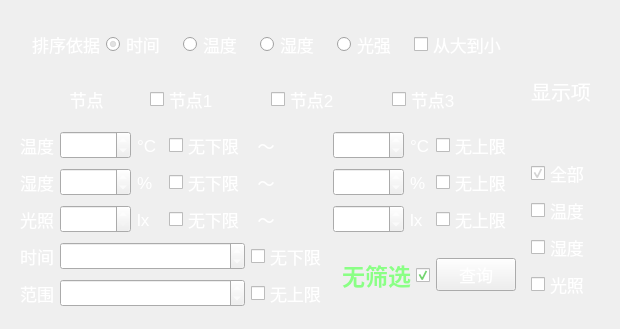
     <widget class="QWidget" name="tabQuery">
      <attribute name="title">
       <string>数据筛选</string>
      </attribute>
      <layout class="QHBoxLayout" name="horizontalLayout_4">
       <item>
        <widget class="QWidget" name="widget_9" native="true">
         <property name="enabled">
          <bool>true</bool>
         </property>
         <property name="minimumSize">
          <size>
           <width>100</width>
           <height>0</height>
          </size>
         </property>
         <layout class="QGridLayout" name="gridLayout_14">
          <item row="4" column="0">
           <widget class="QLabel" name="label_71">
            <property name="font">
             <font>
              <pointsize>13</pointsize>
             </font>
            </property>
            <property name="styleSheet">
             <string notr="true">color:rgb(255,255,255);</string>
            </property>
            <property name="text">
             <string>光照</string>
            </property>
            <property name="alignment">
             <set>Qt::AlignRight|Qt::AlignTrailing|Qt::AlignVCenter</set>
            </property>
           </widget>
          </item>
          <item row="6" column="4">
           <widget class="QCheckBox" name="cBTimeMaxSql">
            <property name="maximumSize">
             <size>
              <width>16777215</width>
              <height>16777215</height>
             </size>
            </property>
            <property name="font">
             <font>
              <pointsize>13</pointsize>
             </font>
            </property>
            <property name="styleSheet">
             <string notr="true">color:rgb(255,255,255);</string>
            </property>
            <property name="text">
             <string>无上限</string>
            </property>
           </widget>
          </item>
          <item row="2" column="4">
           <widget class="QLabel" name="label_73">
            <property name="maximumSize">
             <size>
              <width>30</width>
              <height>16777215</height>
             </size>
            </property>
            <property name="font">
             <font>
              <pointsize>13</pointsize>
             </font>
            </property>
            <property name="styleSheet">
             <string notr="true">color:rgb(255,255,255)</string>
            </property>
            <property name="text">
             <string>～</string>
            </property>
            <property name="alignment">
             <set>Qt::AlignCenter</set>
            </property>
           </widget>
          </item>
          <item row="3" column="5">
           <widget class="QDoubleSpinBox" name="sBHMax">
            <property name="enabled">
             <bool>true</bool>
            </property>
            <property name="font">
             <font>
              <pointsize>13</pointsize>
             </font>
            </property>
            <property name="styleSheet">
             <string notr="true">color:rgb(255,255,255);
</string>
            </property>
            <property name="decimals">
             <number>1</number>
            </property>
            <property name="value">
             <double>90.000000000000000</double>
            </property>
           </widget>
          </item>
          <item row="3" column="2">
           <widget class="QLabel" name="label_29">
            <property name="font">
             <font>
              <pointsize>13</pointsize>
             </font>
            </property>
            <property name="styleSheet">
             <string notr="true">color:rgb(255,255,255);</string>
            </property>
            <property name="text">
             <string>%</string>
            </property>
           </widget>
          </item>
          <item row="3" column="7">
           <widget class="QCheckBox" name="cBHMaxSql">
            <property name="font">
             <font>
              <pointsize>13</pointsize>
             </font>
            </property>
            <property name="styleSheet">
             <string notr="true">color:rgb(255,255,255)</string>
            </property>
            <property name="text">
             <string>无上限</string>
            </property>
           </widget>
          </item>
          <item row="4" column="2">
           <widget class="QLabel" name="label_30">
            <property name="font">
             <font>
              <pointsize>13</pointsize>
             </font>
            </property>
            <property name="styleSheet">
             <string notr="true">color:rgb(255,255,255);</string>
            </property>
            <property name="text">
             <string>lx</string>
            </property>
           </widget>
          </item>
          <item row="3" column="4">
           <widget class="QLabel" name="label_79">
            <property name="maximumSize">
             <size>
              <width>30</width>
              <height>16777215</height>
             </size>
            </property>
            <property name="font">
             <font>
              <pointsize>13</pointsize>
             </font>
            </property>
            <property name="styleSheet">
             <string notr="true">color:rgb(255,255,255)</string>
            </property>
            <property name="text">
             <string>～</string>
            </property>
            <property name="alignment">
             <set>Qt::AlignCenter</set>
            </property>
           </widget>
          </item>
          <item row="3" column="6">
           <widget class="QLabel" name="label_80">
            <property name="maximumSize">
             <size>
              <width>30</width>
              <height>16777215</height>
             </size>
            </property>
            <property name="font">
             <font>
              <pointsize>13</pointsize>
             </font>
            </property>
            <property name="styleSheet">
             <string notr="true">color:rgb(255,255,255)</string>
            </property>
            <property name="text">
             <string>%</string>
            </property>
           </widget>
          </item>
          <item row="4" column="5">
           <widget class="QSpinBox" name="sBLMax">
            <property name="font">
             <font>
              <pointsize>13</pointsize>
             </font>
            </property>
            <property name="styleSheet">
             <string notr="true">color:rgb(255,255,255);</string>
            </property>
            <property name="maximum">
             <number>2000</number>
            </property>
            <property name="value">
             <number>1000</number>
            </property>
            <property name="displayIntegerBase">
             <number>10</number>
            </property>
           </widget>
          </item>
          <item row="2" column="3">
           <widget class="QCheckBox" name="cBTMinSql">
            <property name="maximumSize">
             <size>
              <width>16777215</width>
              <height>16777215</height>
             </size>
            </property>
            <property name="font">
             <font>
              <pointsize>13</pointsize>
             </font>
            </property>
            <property name="styleSheet">
             <string notr="true">color:rgb(255,255,255);</string>
            </property>
            <property name="text">
             <string>无下限</string>
            </property>
            <property name="checked">
             <bool>false</bool>
            </property>
           </widget>
          </item>
          <item row="4" column="1">
           <widget class="QSpinBox" name="sBLMin">
            <property name="font">
             <font>
              <pointsize>13</pointsize>
             </font>
            </property>
            <property name="styleSheet">
             <string notr="true">color:rgb(255,255,255);</string>
            </property>
            <property name="maximum">
             <number>2000</number>
            </property>
           </widget>
          </item>
          <item row="4" column="7">
           <widget class="QCheckBox" name="cBLMaxSql">
            <property name="font">
             <font>
              <pointsize>13</pointsize>
             </font>
            </property>
            <property name="styleSheet">
             <string notr="true">color:rgb(255,255,255)</string>
            </property>
            <property name="text">
             <string>无上限</string>
            </property>
           </widget>
          </item>
          <item row="0" column="0" colspan="8">
           <widget class="QWidget" name="widget_8" native="true">
            <layout class="QHBoxLayout" name="horizontalLayout_6">
             <item>
              <widget class="QLabel" name="label_87">
               <property name="font">
                <font>
                 <pointsize>13</pointsize>
                </font>
               </property>
               <property name="styleSheet">
                <string notr="true">color:rgb(255,255,255);</string>
               </property>
               <property name="text">
                <string>排序依据</string>
               </property>
               <property name="alignment">
                <set>Qt::AlignRight|Qt::AlignTrailing|Qt::AlignVCenter</set>
               </property>
              </widget>
             </item>
             <item>
              <widget class="QRadioButton" name="rBTime">
               <property name="font">
                <font>
                 <pointsize>13</pointsize>
                </font>
               </property>
               <property name="styleSheet">
                <string notr="true">color:rgb(255,255,255);</string>
               </property>
               <property name="text">
                <string>时间</string>
               </property>
               <property name="checked">
                <bool>true</bool>
               </property>
              </widget>
             </item>
             <item>
              <widget class="QRadioButton" name="rBTemp">
               <property name="font">
                <font>
                 <pointsize>13</pointsize>
                </font>
               </property>
               <property name="styleSheet">
                <string notr="true">color:rgb(255,255,255);</string>
               </property>
               <property name="text">
                <string>温度</string>
               </property>
              </widget>
             </item>
             <item>
              <widget class="QRadioButton" name="rBHumid">
               <property name="font">
                <font>
                 <pointsize>13</pointsize>
                </font>
               </property>
               <property name="styleSheet">
                <string notr="true">color:rgb(255,255,255);</string>
               </property>
               <property name="text">
                <string>湿度</string>
               </property>
              </widget>
             </item>
             <item>
              <widget class="QRadioButton" name="rBLight">
               <property name="font">
                <font>
                 <pointsize>13</pointsize>
                </font>
               </property>
               <property name="styleSheet">
                <string notr="true">color:rgb(255,255,255);</string>
               </property>
               <property name="text">
                <string>光强</string>
               </property>
              </widget>
             </item>
             <item>
              <widget class="QCheckBox" name="cBOrderReverse">
               <property name="font">
                <font>
                 <pointsize>13</pointsize>
                </font>
               </property>
               <property name="styleSheet">
                <string notr="true">color:rgb(255,255,255);</string>
               </property>
               <property name="text">
                <string>从大到小</string>
               </property>
              </widget>
             </item>
            </layout>
           </widget>
          </item>
          <item row="0" column="8" rowspan="7">
           <widget class="QWidget" name="widget_10" native="true">
            <property name="styleSheet">
             <string notr="true"/>
            </property>
            <layout class="QVBoxLayout" name="verticalLayout_2">
             <item>
              <widget class="QLabel" name="label_88">
               <property name="maximumSize">
                <size>
                 <width>16777215</width>
                 <height>16777215</height>
                </size>
               </property>
               <property name="font">
                <font>
                 <pointsize>15</pointsize>
                </font>
               </property>
               <property name="styleSheet">
                <string notr="true">color:rgb(255,255,255)</string>
               </property>
               <property name="text">
                <string>显示项</string>
               </property>
               <property name="alignment">
                <set>Qt::AlignCenter</set>
               </property>
              </widget>
             </item>
             <item>
              <widget class="QCheckBox" name="cBSelectWhole">
               <property name="maximumSize">
                <size>
                 <width>16777215</width>
                 <height>16777215</height>
                </size>
               </property>
               <property name="font">
                <font>
                 <pointsize>13</pointsize>
                </font>
               </property>
               <property name="layoutDirection">
                <enum>Qt::LeftToRight</enum>
               </property>
               <property name="styleSheet">
                <string notr="true">color:rgb(255,255,255)</string>
               </property>
               <property name="text">
                <string>全部</string>
               </property>
               <property name="checked">
                <bool>true</bool>
               </property>
               <property name="autoExclusive">
                <bool>false</bool>
               </property>
              </widget>
             </item>
             <item>
              <widget class="QCheckBox" name="cBSelectTemp">
               <property name="enabled">
                <bool>true</bool>
               </property>
               <property name="maximumSize">
                <size>
                 <width>16777215</width>
                 <height>16777215</height>
                </size>
               </property>
               <property name="font">
                <font>
                 <pointsize>13</pointsize>
                </font>
               </property>
               <property name="styleSheet">
                <string notr="true">color:rgb(255,255,255)</string>
               </property>
               <property name="text">
                <string>温度</string>
               </property>
              </widget>
             </item>
             <item>
              <widget class="QCheckBox" name="cBSelectHumid">
               <property name="enabled">
                <bool>true</bool>
               </property>
               <property name="maximumSize">
                <size>
                 <width>16777215</width>
                 <height>16777215</height>
                </size>
               </property>
               <property name="font">
                <font>
                 <pointsize>13</pointsize>
                </font>
               </property>
               <property name="styleSheet">
                <string notr="true">color:rgb(255,255,255)</string>
               </property>
               <property name="text">
                <string>湿度</string>
               </property>
              </widget>
             </item>
             <item>
              <widget class="QCheckBox" name="cBSelectLight">
               <property name="enabled">
                <bool>true</bool>
               </property>
               <property name="maximumSize">
                <size>
                 <width>16777215</width>
                 <height>16777215</height>
                </size>
               </property>
               <property name="font">
                <font>
                 <pointsize>13</pointsize>
                </font>
               </property>
               <property name="styleSheet">
                <string notr="true">color:rgb(255,255,255)</string>
               </property>
               <property name="text">
                <string>光照</string>
               </property>
              </widget>
             </item>
            </layout>
           </widget>
          </item>
          <item row="1" column="0" colspan="8">
           <widget class="QWidget" name="nodeSelect" native="true">
            <layout class="QHBoxLayout" name="horizontalLayout_5">
             <item>
              <widget class="QLabel" name="label_86">
               <property name="font">
                <font>
                 <pointsize>13</pointsize>
                </font>
               </property>
               <property name="styleSheet">
                <string notr="true">color:rgb(255,255,255);</string>
               </property>
               <property name="text">
                <string>节点</string>
               </property>
               <property name="alignment">
                <set>Qt::AlignCenter</set>
               </property>
              </widget>
             </item>
             <item>
              <widget class="QCheckBox" name="cBWhereN1">
               <property name="font">
                <font>
                 <pointsize>13</pointsize>
                </font>
               </property>
               <property name="styleSheet">
                <string notr="true">color:rgb(255,255,255);</string>
               </property>
               <property name="text">
                <string>节点1</string>
               </property>
              </widget>
             </item>
             <item>
              <widget class="QCheckBox" name="cBWhereN2">
               <property name="font">
                <font>
                 <pointsize>13</pointsize>
                </font>
               </property>
               <property name="styleSheet">
                <string notr="true">color:rgb(255,255,255);</string>
               </property>
               <property name="text">
                <string>节点2</string>
               </property>
              </widget>
             </item>
             <item>
              <widget class="QCheckBox" name="cBWhereN3">
               <property name="font">
                <font>
                 <pointsize>13</pointsize>
                </font>
               </property>
               <property name="styleSheet">
                <string notr="true">color:rgb(255,255,255);</string>
               </property>
               <property name="text">
                <string>节点3</string>
               </property>
              </widget>
             </item>
            </layout>
           </widget>
          </item>
          <item row="4" column="4">
           <widget class="QLabel" name="label_85">
            <property name="maximumSize">
             <size>
              <width>30</width>
              <height>16777215</height>
             </size>
            </property>
            <property name="font">
             <font>
              <pointsize>13</pointsize>
             </font>
            </property>
            <property name="styleSheet">
             <string notr="true">color:rgb(255,255,255)</string>
            </property>
            <property name="text">
             <string>～</string>
            </property>
            <property name="alignment">
             <set>Qt::AlignCenter</set>
            </property>
           </widget>
          </item>
          <item row="5" column="0">
           <widget class="QLabel" name="label_83">
            <property name="font">
             <font>
              <pointsize>13</pointsize>
             </font>
            </property>
            <property name="styleSheet">
             <string notr="true">color:rgb(255,255,255);</string>
            </property>
            <property name="text">
             <string>时间</string>
            </property>
            <property name="alignment">
             <set>Qt::AlignRight|Qt::AlignTrailing|Qt::AlignVCenter</set>
            </property>
           </widget>
          </item>
          <item row="2" column="6">
           <widget class="QLabel" name="label_69">
            <property name="maximumSize">
             <size>
              <width>30</width>
              <height>16777215</height>
             </size>
            </property>
            <property name="font">
             <font>
              <pointsize>13</pointsize>
             </font>
            </property>
            <property name="styleSheet">
             <string notr="true">color:rgb(255,255,255)</string>
            </property>
            <property name="text">
             <string>°C</string>
            </property>
           </widget>
          </item>
          <item row="2" column="7">
           <widget class="QCheckBox" name="cBTMaxSql">
            <property name="maximumSize">
             <size>
              <width>16777215</width>
              <height>16777215</height>
             </size>
            </property>
            <property name="font">
             <font>
              <pointsize>13</pointsize>
             </font>
            </property>
            <property name="styleSheet">
             <string notr="true">color:rgb(255,255,255)</string>
            </property>
            <property name="text">
             <string>无上限</string>
            </property>
           </widget>
          </item>
          <item row="5" column="4">
           <widget class="QCheckBox" name="cBTimeMinSql">
            <property name="maximumSize">
             <size>
              <width>16777215</width>
              <height>16777215</height>
             </size>
            </property>
            <property name="font">
             <font>
              <pointsize>13</pointsize>
             </font>
            </property>
            <property name="styleSheet">
             <string notr="true">color:rgb(255,255,255);</string>
            </property>
            <property name="text">
             <string>无下限</string>
            </property>
           </widget>
          </item>
          <item row="3" column="0">
           <widget class="QLabel" name="label_82">
            <property name="font">
             <font>
              <pointsize>13</pointsize>
             </font>
            </property>
            <property name="styleSheet">
             <string notr="true">color:rgb(255,255,255);</string>
            </property>
            <property name="text">
             <string>湿度</string>
            </property>
            <property name="alignment">
             <set>Qt::AlignRight|Qt::AlignTrailing|Qt::AlignVCenter</set>
            </property>
           </widget>
          </item>
          <item row="4" column="3">
           <widget class="QCheckBox" name="cBLMinSql">
            <property name="font">
             <font>
              <pointsize>13</pointsize>
             </font>
            </property>
            <property name="styleSheet">
             <string notr="true">color:rgb(255,255,255);</string>
            </property>
            <property name="text">
             <string>无下限</string>
            </property>
           </widget>
          </item>
          <item row="6" column="1" colspan="3">
           <widget class="QDateTimeEdit" name="dateTimeMax">
            <property name="minimumSize">
             <size>
              <width>100</width>
              <height>0</height>
             </size>
            </property>
            <property name="font">
             <font>
              <pointsize>13</pointsize>
             </font>
            </property>
            <property name="styleSheet">
             <string notr="true">color:rgb(255,255,255)</string>
            </property>
            <property name="date">
             <date>
              <year>2024</year>
              <month>7</month>
              <day>16</day>
             </date>
            </property>
            <property name="displayFormat">
             <string>yyyy/MM/dd HH:mm:ss</string>
            </property>
           </widget>
          </item>
          <item row="5" column="1" colspan="3">
           <widget class="QDateTimeEdit" name="dateTimeMin">
            <property name="minimumSize">
             <size>
              <width>100</width>
              <height>0</height>
             </size>
            </property>
            <property name="font">
             <font>
              <pointsize>13</pointsize>
             </font>
            </property>
            <property name="styleSheet">
             <string notr="true">color:rgb(255,255,255);
</string>
            </property>
            <property name="date">
             <date>
              <year>2023</year>
              <month>7</month>
              <day>16</day>
             </date>
            </property>
            <property name="displayFormat">
             <string>yyyy/MM/dd HH:mm:ss</string>
            </property>
           </widget>
          </item>
          <item row="2" column="2">
           <widget class="QLabel" name="label_28">
            <property name="maximumSize">
             <size>
              <width>30</width>
              <height>16777215</height>
             </size>
            </property>
            <property name="font">
             <font>
              <pointsize>13</pointsize>
             </font>
            </property>
            <property name="styleSheet">
             <string notr="true">color:rgb(255,255,255);</string>
            </property>
            <property name="text">
             <string>°C</string>
            </property>
           </widget>
          </item>
          <item row="4" column="6">
           <widget class="QLabel" name="label_75">
            <property name="maximumSize">
             <size>
              <width>30</width>
              <height>16777215</height>
             </size>
            </property>
            <property name="font">
             <font>
              <pointsize>13</pointsize>
             </font>
            </property>
            <property name="styleSheet">
             <string notr="true">color:rgb(255,255,255)</string>
            </property>
            <property name="text">
             <string>lx</string>
            </property>
           </widget>
          </item>
          <item row="2" column="1">
           <widget class="QDoubleSpinBox" name="sBTMin">
            <property name="enabled">
             <bool>true</bool>
            </property>
            <property name="font">
             <font>
              <pointsize>13</pointsize>
             </font>
            </property>
            <property name="styleSheet">
             <string notr="true">color:rgb(255,255,255);
</string>
            </property>
            <property name="decimals">
             <number>1</number>
            </property>
            <property name="value">
             <double>20.000000000000000</double>
            </property>
           </widget>
          </item>
          <item row="6" column="0">
           <widget class="QLabel" name="label_84">
            <property name="font">
             <font>
              <pointsize>13</pointsize>
             </font>
            </property>
            <property name="styleSheet">
             <string notr="true">color:rgb(255,255,255);</string>
            </property>
            <property name="text">
             <string>范围</string>
            </property>
            <property name="alignment">
             <set>Qt::AlignRight|Qt::AlignTrailing|Qt::AlignVCenter</set>
            </property>
           </widget>
          </item>
          <item row="3" column="1">
           <widget class="QDoubleSpinBox" name="sBHMin">
            <property name="enabled">
             <bool>true</bool>
            </property>
            <property name="font">
             <font>
              <pointsize>13</pointsize>
             </font>
            </property>
            <property name="styleSheet">
             <string notr="true">color:rgb(255,255,255);
</string>
            </property>
            <property name="decimals">
             <number>1</number>
            </property>
            <property name="value">
             <double>20.000000000000000</double>
            </property>
           </widget>
          </item>
          <item row="3" column="3">
           <widget class="QCheckBox" name="cBHMinSql">
            <property name="font">
             <font>
              <pointsize>13</pointsize>
             </font>
            </property>
            <property name="styleSheet">
             <string notr="true">color:rgb(255,255,255);</string>
            </property>
            <property name="text">
             <string>无下限</string>
            </property>
           </widget>
          </item>
          <item row="2" column="0">
           <widget class="QLabel" name="label_78">
            <property name="font">
             <font>
              <pointsize>13</pointsize>
             </font>
            </property>
            <property name="styleSheet">
             <string notr="true">color:rgb(255,255,255);</string>
            </property>
            <property name="text">
             <string>温度</string>
            </property>
            <property name="alignment">
             <set>Qt::AlignRight|Qt::AlignTrailing|Qt::AlignVCenter</set>
            </property>
           </widget>
          </item>
          <item row="2" column="5">
           <widget class="QDoubleSpinBox" name="sBTMax">
            <property name="enabled">
             <bool>true</bool>
            </property>
            <property name="font">
             <font>
              <pointsize>13</pointsize>
             </font>
            </property>
            <property name="styleSheet">
             <string notr="true">color:rgb(255,255,255);
</string>
            </property>
            <property name="decimals">
             <number>1</number>
            </property>
            <property name="maximum">
             <double>150.000000000000000</double>
            </property>
            <property name="value">
             <double>50.000000000000000</double>
            </property>
           </widget>
          </item>
          <item row="5" column="5" rowspan="2" colspan="2">
           <widget class="QCheckBox" name="cBWhereAll">
            <property name="font">
             <font>
              <pointsize>17</pointsize>
              <bold>true</bold>
             </font>
            </property>
            <property name="layoutDirection">
             <enum>Qt::RightToLeft</enum>
            </property>
            <property name="styleSheet">
             <string notr="true">color:rgb(138, 255, 133)</string>
            </property>
            <property name="text">
             <string>无筛选</string>
            </property>
            <property name="iconSize">
             <size>
              <width>20</width>
              <height>20</height>
             </size>
            </property>
            <property name="checked">
             <bool>true</bool>
            </property>
            <property name="tristate">
             <bool>false</bool>
            </property>
           </widget>
          </item>
          <item row="5" column="7" rowspan="2">
           <widget class="QPushButton" name="btnSqlQuery">
            <property name="font">
             <font>
              <pointsize>13</pointsize>
             </font>
            </property>
            <property name="styleSheet">
             <string notr="true">color:rgb(255,255,255);</string>
            </property>
            <property name="text">
             <string>查询</string>
            </property>
           </widget>
          </item>
         </layout>
        </widget>
       </item>
      </layout>
     </widget>
